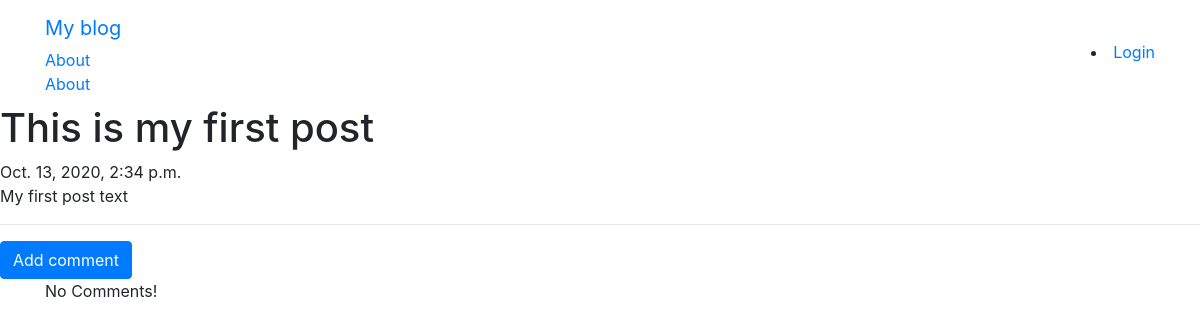
/post/1, run on the app's committed database.
### blog/models.py (models this page shows, shortened)
class Post(models.Model):
    author = models.ForeignKey('auth.User', on_delete=models.CASCADE)
    title = models.CharField(max_length=200)
    text = models.TextField()
    created_date = models.DateTimeField(default=timezone.now)
    published_date = models.DateTimeField(blank=True, null=True)

### blog/views.py (the view)
# urls.py: url(r'^post/(?P<pk>\d+)$', views.PostDetailView.as_view(), name='post_detail'),
class PostDetailView(DetailView):
    model = Post

### blog/templates/blog/post_detail.html (shortened to what this page needs)
{% extends "blog/base.html" %}
{% block content %}
<h1>{{post.title}}</h1>
{% if post.published_date %}
<div>{{post.published_date}}</div>
{% else %}
<a class="btn btn-default" href="{% url 'post_publish' pk=post.pk %}">Publish</a>
{% endif %}
<div>
<p> {{ post.text|safe|linebreaksbr}}</p>
    <hr>
    <a class="btn btn-primary" href="{% url 'add_comment_to_post' pk=post.pk %}">Add comment</a>
    <div class="container">
        {% for comment in post.comments.all %}
        <br>
        {%if user.is_authenticated or comment.approved_comment%}
            {{comment.created_date}}
        {%if not comment.approved_comment %}
    <a class="btn btn-primary" href="{% url 'comment_remove' pk=comment.pk %}">Remove comment</a>
        <a class="btn btn-primary" href="{% url 'comment_approve' pk=comment.pk %}">Comment approve</a>
        {% endif %}
    <p>{{comment.text|safe|linebreaks}}</p>
    <p>Posted by: {{comment.author}}</p>
        {% endif %}
        {% empty %} <p>No Comments!</p>
        {% endfor %}
    </div>
</div>
{% endblock %}

### data on the page
Post: title "This is my first post", published_date "Oct. 13, 2020, 2:34 p.m.", text "My first post text"
